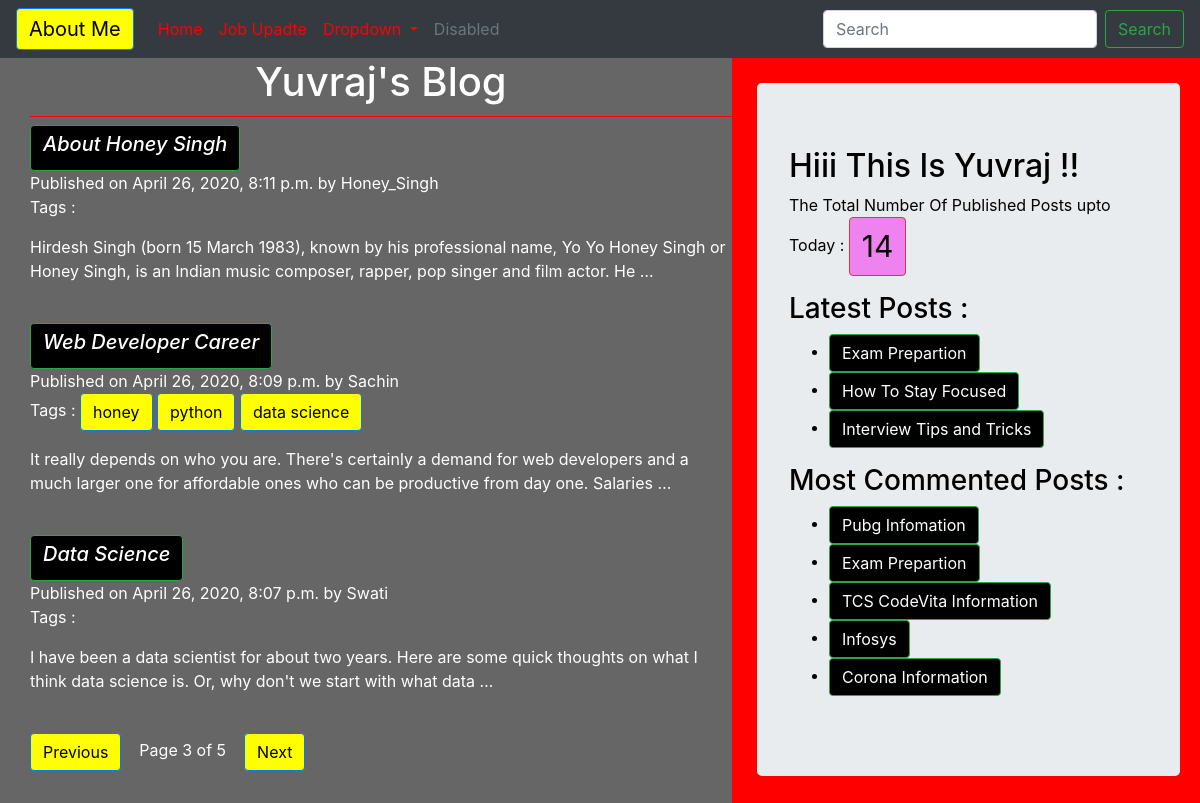
/?page=3, run on the app's committed database.
### blog/models.py (models this page shows, shortened)
class Post(models.Model):
    STATUS_CHOICE=(('draft','Draft'),('published','Published'))
    title=models.CharField(max_length=256)
    slug=models.SlugField(max_length=256,unique_for_date='publish')
    author=models.ForeignKey(User,related_name='blog_post',on_delete=models.CASCADE)
    body=models.TextField()
    publish=models.DateTimeField(default=timezone.now)
    created=models.DateTimeField(auto_now=True)
    updated=models.DateTimeField(auto_now=True)
    status=models.CharField(max_length=10,choices=STATUS_CHOICE,default='draft')
    objects=CustomManager()
    tags=TaggableManager()
    class Meta:
        ordering=('-publish',)
    def get_absolute_url(self):
        return reverse('post_detail',args=[self.publish.year,self.publish.strftime('%m'),
        self.publish.strftime('%d'),self.slug])

### blog/views.py (the view)
# urls.py: path('',views.post_list_view),
def post_list_view(request,tag_slug=None):
    post_list=Post.objects.all()
    tag=None
    if tag_slug:
        tag=get_object_or_404(Tag,slug=tag_slug)
        post_list=post_list.filter(tags__in=[tag])
    paginator=Paginator(post_list,3)
    page_number=request.GET.get('page')
    try:
        post_list=paginator.page(page_number)
    except PageNotAnInteger:
        post_list=paginator.page(1)
    except EmptyPage:
        post_list=paginator.page(paginator.num_page)
    return render(request,'blog/post_list.html',{'post_list':post_list,'tag':tag})

### blog/models.py (called while the page is built)
    def get_queryset(self):
        return super().get_queryset().filter(status='published')

### blog/templatetags/blog_tags.py (called while the page is built)
@register.simple_tag(name='my_tag')
def total_post():
    return Post.objects.count()

@register.inclusion_tag('blog/latest_post.html')
def show_latest_posts():
    latest_post=Post.objects.order_by('-publish')[:3]
    return {'latest_post':latest_post}

@register.simple_tag
def get_most_commented_post(count=5):
    most_commented_post= Post.objects.annotate(total_comments=Count('comments')).order_by('-total_comments')[:count]
    return {'most_commented_post':most_commented_post}

### templates/blog/post_list.html (shortened to what this page needs)
{%extends 'blog/base.html'%}
{%block content_block%}
<h1>Yuvraj's Blog</h1>
{%for post in post_list%}
<a id="anchor" class="btn btn-success"  href="{{post.get_absolute_url}}"><h6 id="date" >{{post.title}}</h6></a><br>
Published on {{post.publish}} by {{post.author | title}}
<p>Tags :
  {%for tag in post.tags.all%}
  <a href="{%url 'post_list_by_tag_name' tag.slug %}" class="btn btn-primary">{{tag.name}}</a>
  {%endfor%}
</p>
<p>{{post.body|truncatewords:30|linebreaks}}</p><br />
{%endfor%}
{%include 'blog/pagination.html' with page=post_list%}
{%endblock%}

### templates/blog/base.html (shortened to what this page needs)
<!DOCTYPE html>
{%load blog_tags%}
{%load static%}
<html lang="en" dir="ltr">
  <head>
    <link rel="stylesheet" href="https://stackpath.bootstrapcdn.com/bootstrap/4.4.1/css/bootstrap.min.css">
<link rel="stylesheet" href="{%static "/css/blog.css" %}">
  </head>
  <body>
  <nav class="navbar navbar-expand-lg navbar-primary bg-dark ">
  <a class="navbar-brand btn btn-primary" href="#">About Me</a>
  <div class="collapse navbar-collapse" id="navbarSupportedContent">
    <ul class="navbar-nav mr-auto">
      <li class="nav-item active">
        <a class="nav-link" href="#">Home <span class="sr-only">(current)</span></a>
      </li>
      <li class="nav-item">
        <a class="nav-link" href="#">Job Upadte</a>
      </li>
      <li class="nav-item dropdown">
        <a class="nav-link dropdown-toggle" href="#" id="navbarDropdown" role="button" data-toggle="dropdown" aria-haspopup="true" aria-expanded="false">
          Dropdown
        </a>
      </li>
      <li class="nav-item">
        <a class="nav-link disabled" href="#" tabindex="-1" aria-disabled="true">Disabled</a>
      </li>
    </ul>
    <form class="form-inline my-2 my-lg-0">
      <input class="form-control mr-sm-2" type="search" placeholder="Search" aria-label="Search">
      <button class="btn btn-outline-success my-2 my-sm-0" type="submit">Search</button>
    </form>
  </div>
</nav>
{%block sidebar%}
<div class="content">
  <div class="sidebar">
    <div class="jumbotron" >
   <h2>Hiii This Is Yuvraj !!</h2>
   <p>The Total Number Of Published Posts upto Today : <span id ='pcount' class="btn btn-danger">{%my_tag%}</span></p>
   <h3>Latest Posts :</h3>{%show_latest_posts%}
   <h3>Most Commented Posts :</h3>
<div class="Most_Commented_post">
   <ul>
     {%get_most_commented_post as most_commented_post%}
     {%for post in most_commented_post.most_commented_post %}
     <li > <a href="{{post.get_absolute_url}}" class="btn btn-success" id="Most_Commented_post">{{post.title}}</a></li>
     {%endfor%}
   </ul>
   </div>
   </div>
  </div>
{%endblock%}
{%block content_block%}
 {%endblock%}
</div>
  </body>
</html>

### templates/blog/latest_post.html
<ul>
  {%for post in latest_post%}
  <li><a href="{{post.get_absolute_url}} " class="btn btn-success"> {{post.title}}</a></li>
  {%endfor%}
</ul>

### static/css/blog.css (style rules this page uses)
.content { width:100%; height: auto; float:left; padding: 0 0 0 30px; background: #666666; color: white; }
.sidebar { width: 40%; float:right; padding:25px 20px 0px 25px; background: red; color: black; }
h1 { text-align: center; border-bottom: 1px solid red; padding-bottom: 10px; }
#date { font-size:20px; font-style: italic; }
#pcount { color: black; background-color: violet; font-size: 30px; }
#anchor { color: white; }
a { color: red; }
.btn-primary { background-color: yellow; color:black; font-style:italic, bold; }
.btn-success { background-color: black; color:white; font-style:italic, bold; }

### data on the page
Post: title "Exam Prepartion"
Post: title "How To Stay Focused"
Post: title "Interview Tips and Tricks"
Post: title "Pubg Infomation"
Post: title "TCS CodeVita Information"
Post: title "Infosys"
Post: title "Corona Information"
Post: title "About Honey Singh", publish "April 26, 2020, 8:11 p.m.", author "Honey_Singh", body "Hirdesh Singh (born 15 March 1983), known by his professional name, Yo Yo Honey Singh or Honey Singh, is an Indian music composer, rapper, pop singer and film actor. He …"
Post: title "Web Developer Career", publish "April 26, 2020, 8:09 p.m.", author "Sachin", body "It really depends on who you are. There's certainly a demand for web developers and a much larger one for affordable ones who can be productive from day one. Salaries …"
Tag: name "honey"
Tag: name "python"
Tag: name "data science"
Post: title "Data Science", publish "April 26, 2020, 8:07 p.m.", author "Swati", body "I have been a data scientist for about two years. Here are some quick thoughts on what I think data science is. Or, why don't we start with what data …"

### other printed values
{{ page.number }} "3"
{{ page.paginator.num_pages }} "5"
